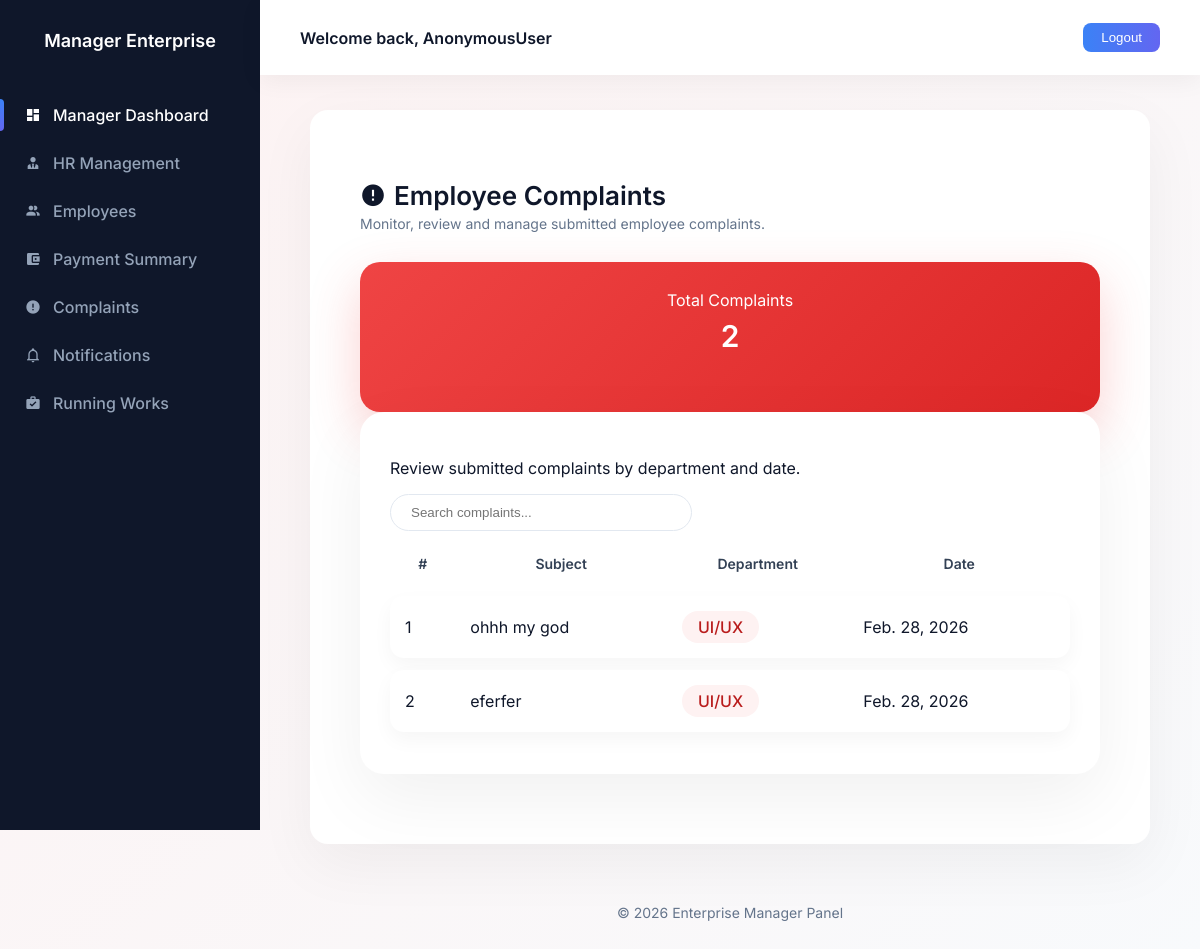
/complaint_m, run on the app's committed database.
### Hr_cloud_app/models.py (models this page shows)
class Complaint(models.Model):
    complaint_details = models.ForeignKey("Employee", on_delete=models.CASCADE)
    subject = models.CharField(max_length=200)
    date = models.DateField(null=True, blank=True)
    department = (
        ("UI/UX", "Ui/Ux"),
        ("DATA SCIENCE", "data science"),
        ("PYTHON DEVELOPING", "python_developing"),
        ("FLUTTER", "flutter"),
        ("DATA ANALATICS", "data analytics"),
        ("REACT", "react"),
        ("FRONT END DEVELOPING", "front end development"),
        ("BACK END DEVELOPING", "back end development"),
        ("DEVOPS", "devops"),
        ("CLOUD", "cloud"),
    )
    department = models.CharField(max_length=100,
                                  choices=department,
                                  default="UI/UX")
    status = models.BooleanField(default=False)

### Hr_cloud_app/managerviews.py (the view)
# urls.py: path('complaint_m',managerviews.complaint_m,name='complaint_m'),
def complaint_m(request):
    data=Complaint.objects.all()
    return render(request,'manager/complaint_manager.html',{'data':data})

### templates/manager/complaint_manager.html (shortened to what this page needs)
{% extends "manager/manager.html" %}
{% load crispy_forms_tags %}
{% block content %}
<div class="complaint-wrapper">
    <div class="page-header">
        <div>
            <div class="page-title">
                <i class="mdi mdi-alert-circle text-danger"></i>
                Employee Complaints
            </div>
            <div class="page-subtitle">
                Monitor, review and manage submitted employee complaints.
            </div>
        </div>
    </div>
    <div class="row mb-4">
        <div class="col-md-4">
            <div class="summary-card">
                <div>Total Complaints</div>
                <h3>{{ data|length }}</h3>
            </div>
        </div>
    </div>
    <div class="table-card">
        <div class="d-flex justify-content-between align-items-center mb-4 flex-wrap">
            <p class="text-muted mb-0">
                Review submitted complaints by department and date.
            </p>
            <div class="search-bar">
                <input type="text" placeholder="Search complaints...">
            </div>
        </div>
        <div class="table-responsive">
            <table class="table premium-table align-middle">
                <thead>
                    <tr>
                        <th>#</th>
                        <th>Subject</th>
                        <th>Department</th>
                        <th>Date</th>
                    </tr>
                </thead>
                <tbody>
                {% for i in data %}
                    <tr>
                        <td>{{ forloop.counter }}</td>
                        <td class="fw-semibold">{{ i.subject }}</td>
                        <td>
                            <span class="dept-badge">{{ i.department }}</span>
                        </td>
                        <td class="text-muted">{{ i.date }}</td>
                    </tr>
                {% endfor %}
                </tbody>
            </table>
        </div>
    </div>
</div>
{% endblock %}

### templates/manager/manager.html (style rules this page uses)
body { margin:0; font-family:'Inter',sans-serif; background:#f4f6f9; color:#0f172a; overflow-x:hidden; }

### templates/manager/complaint_manager.html (style rules this page uses)
body, .content-wrapper, .main-panel { background: linear-gradient(135deg, #fdf2f2, #f8fafc); font-family: 'Inter', sans-serif; padding: 0; margin: 0; }
.complaint-wrapper { padding: 40px 20px; animation: fadeUp 0.6s ease; }
.page-header { display: flex; justify-content: space-between; align-items: flex-start; margin-bottom: 30px; flex-wrap: wrap; }
.page-title { font-size: 26px; font-weight: 600; color: #0f172a; display: flex; align-items: center; gap: 8px; }
.page-subtitle { font-size: 14px; color: #64748b; margin-top: 4px; }
.summary-card { border-radius: 20px; padding: 28px; background: linear-gradient(135deg, #ef4444, #dc2626); color: white; box-shadow: 0 20px 50px rgba(239,68,68,0.25); transition: 0.4s ease; text-align: center; }
.summary-card h3 { font-size: 30px; font-weight: 600; margin-top: 8px; }
.table-card { background: #ffffff; border-radius: 24px; padding: 30px; box-shadow: 0 25px 70px rgba(0,0,0,0.06); transition: 0.4s ease; }
.search-bar input { border-radius: 30px; border: 1px solid #e2e8f0; padding: 10px 20px; transition: 0.3s; width: 260px; }
.premium-table { border-collapse: separate; border-spacing: 0 12px; width: 100%; }
.premium-table thead th { font-weight: 600; font-size: 14px; color: #334155; border: none; padding: 12px 15px; }
.premium-table tbody tr { background: #ffffff; box-shadow: 0 8px 20px rgba(0,0,0,0.04); border-radius: 14px; transition: 0.3s ease; }
.premium-table td { padding: 15px 15px; border-top: none !important; }
.premium-table tbody tr td:first-child { border-radius: 14px 0 0 14px; }
.premium-table tbody tr td:last-child { border-radius: 0 14px 14px 0; }
.dept-badge { background: #fef2f2; color: #b91c1c; padding: 6px 16px; border-radius: 20px; font-weight: 500; display: inline-block; }

### data on the page
Complaint: subject "ohhh my god", department "UI/UX", date "Feb. 28, 2026"
Complaint: subject "eferfer", department "UI/UX", date "Feb. 28, 2026"

### other printed values
{{ request.user }} "AnonymousUser"
{{ data|length }} "2"
